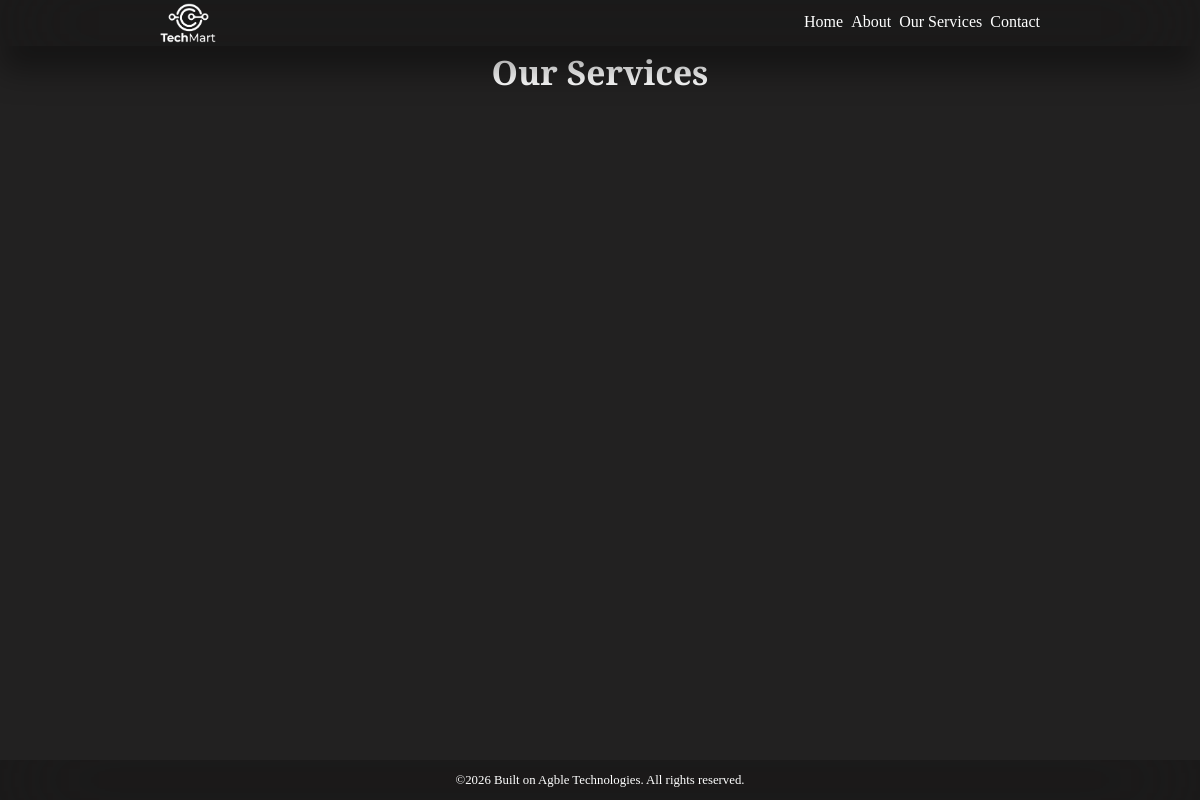
The page /services/ on the database as committed earlier.
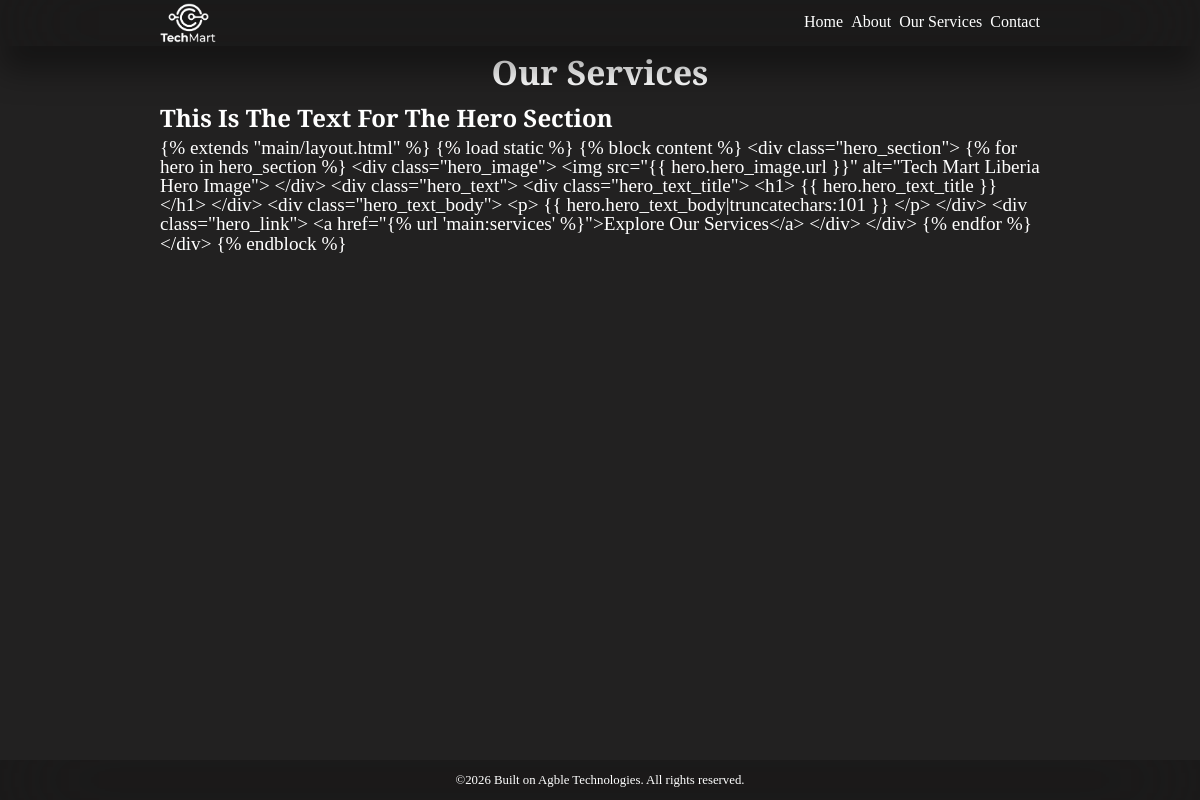
The same page on the database as committed later.
### main/models.py (models this page shows, shortened)
class Hero_Section(models.Model):
    hero_text_title = models.CharField(max_length=60)
    hero_text_body = models.TextField(max_length=300)
    hero_image = models.ImageField(upload_to='main/images/')

### main/views.py (the view)
# urls.py: path('services/', views.services, name='services'),
def services(request):
    return render(request, 'main/services.html', {
        'hero_section': Hero_Section.objects.all(),
        'services': Service.objects.all()
    })

### main/templates/main/services.html (shortened to what this page needs)
{% extends "main/layout.html" %}
{% load static %}
{% block content %}
<div class="services_section">
    <center>
        <h1>Our Services</h1>
    </center>
    {% for hero in hero_section %}
    <div class="services_text">
        <div class="services_text_title">
            <h2>
                {{ hero.hero_text_title|title }}
            </h2>
        </div>
        <div class="services_text_body">
            <p>
                {{ hero.hero_text_body }}
            </p>
        </div>
    </div>
    {% endfor %}
</div>
{% endblock %}

Rows that differ between the two databases and show on the page:
added Hero_Section: hero_text_title "This Is The Text For The Hero Section", hero_text_body "{% extends \"main/layout.html\" %} {% load static %} {% block content %} <div class=\"hero_section\"> {% for hero in hero_section %} <div class=\"hero_image\"> <img src=\"{{ hero.hero_image.url }}\" alt=\"Tech Mart Liberia Hero Image\"> </div> <div class=\"hero_text\"> <div class=\"hero_text_title\"> <h1> {{ hero.hero_text_title }} </h1> </div> <div class=\"hero_text_body\"> <p> {{ hero.hero_text_body|truncatechars:101 }} </p> </div> <div class=\"hero_link\"> <a href=\"{% url 'main:services' %}\">Explore Our Services</a> </div> </div> {% endfor %} </div> {% endblock %}"
